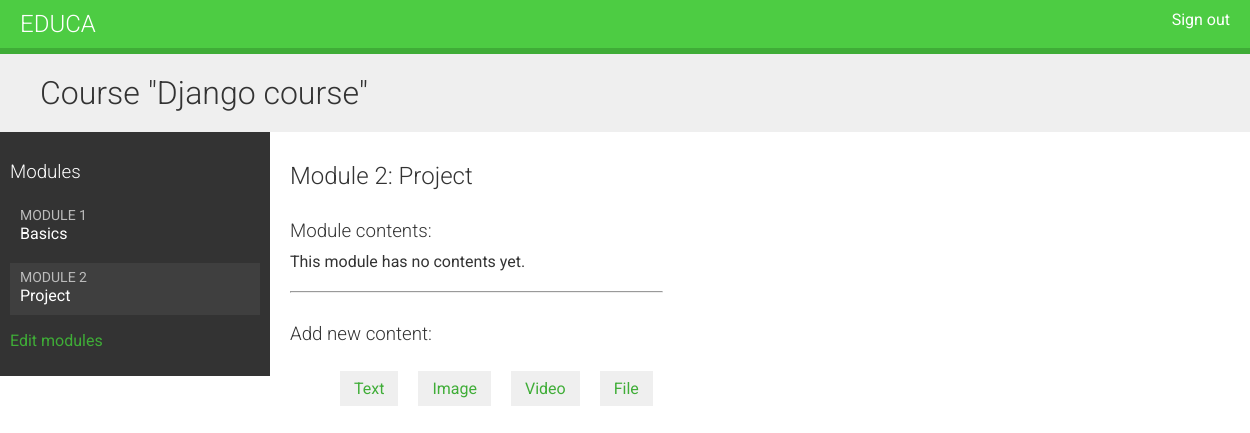
Page /course/module/7/ (signed in) on the earlier database version.
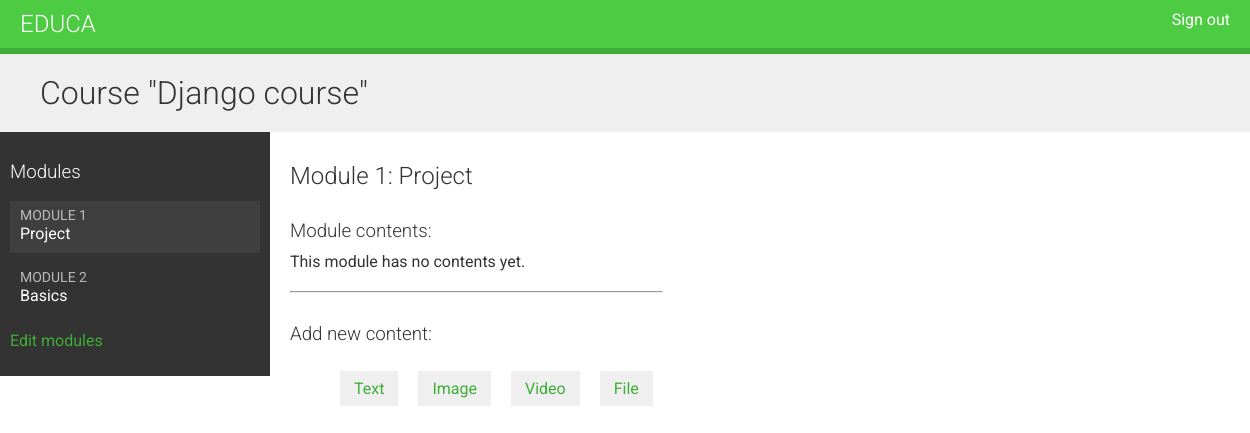
Same page on the later database version.
### courses/models.py (models this page shows, shortened)
class Course(models.Model):
    owner = models.ForeignKey(User,
                              related_name='courses_created',
                              on_delete=models.CASCADE)
    subject = models.ForeignKey(Subject,
                                related_name='courses',
                                on_delete=models.CASCADE)
    title = models.CharField(max_length=200)
    slug = models.SlugField(max_length=200, unique=True)
    overview = models.TextField()
    created = models.DateTimeField(auto_now_add=True)
    class Meta:
        ordering = ['-created']

class Module(models.Model):
    course = models.ForeignKey(Course,
                               related_name='modules',
                               on_delete=models.CASCADE)
    title = models.CharField(max_length=200)
    description = models.TextField(blank=True)
    order = OrderField(blank=True, for_fields=['course'])
    class Meta:
        ordering = ['order']

### courses/views.py (the view)
class ModuleContentListView(TemplateResponseMixin, View):
    template_name = 'courses/manage/module/content_list.html'
    def get(self, request, module_id):
        module = get_object_or_404(Module,
        id=module_id,
        course__owner=request.user)
        return self.render_to_response({'module': module})

### courses/templates/courses/manage/module/content_list.html (shortened to what this page needs)
{% extends "base.html" %}
{% load course %}
{% block content %}
{% with course=module.course %}
    <h1>Course "{{ course.title }}"</h1>
    <div class="contents">
        <h3>Modules</h3>
        <ul id="modules">
        {% for m in course.modules.all %}
            <li data-id="{{ m.id }}" {% if m == module %}class="selected"{% endif %}>
                <a href="{% url "module_content_list" m.id %}">
                    <span>
                        Module <span class="order">{{ m.order|add:1 }}</span>
                    </span>
                    <br>
                    {{ m.title }}
                </a>
            </li>
        {% empty %}
            <li>No modules yet.</li>
        {% endfor %}
        </ul>
        <p><a href="{% url "course_module_update" course.id %}">Edit modules</a></p>
    </div>
    <div class="module">
        <h2>Module {{ module.order|add:1 }}: {{ module.title }}</h2>
        <h3>Module contents:</h3>
        <div id="module-contents">
            {% for content in module.contents.all %}
            <div data-id="{{ content.id }}">
                {% with item=content.item %}
                    <p>{{ item }} ({{ item|model_name }})</p>
                    <a href="{% url "module_content_update" module.id item|model_name item.id %}">Edit</a>
                    <form action="{% url "module_content_delete" content.id %}" method="post">
                        <input type="submit" value="Delete">
                        {% csrf_token %}
                    </form>
                {% endwith %}
            </div>
            {% empty %}
                <p>This module has no contents yet.</p>
            {% endfor %}
        </div>
        <hr>
        <h3>Add new content:</h3>
        <ul class="content-types">
            <li><a href="{% url "module_content_create" module.id "text" %}">Text</a></li>
            <li><a href="{% url "module_content_create" module.id "image" %}">Image</a></li>
            <li><a href="{% url "module_content_create" module.id "video" %}">Video</a></li>
            <li><a href="{% url "module_content_create" module.id "file" %}">File</a></li>
        </ul>
    </div>
{% endwith %}
{% endblock %}

### courses/templates/base.html (shortened to what this page needs)
{% load static %}
<!DOCTYPE html>
<html>
<head>
<link href="{% static 'css/base.css' %}" rel="stylesheet">
</head>
<body>
<div id="header">
<a href="/" class="logo">Educa</a>
<ul class="menu">
{% if request.user.is_authenticated %}
<li><a href="{% url "logout" %}">Sign out</a></li>
{% else %}
<li><a href="{% url "login" %}">Sign in</a></li>
{% endif %}
</ul>
</div>
<div id="content">
{% block content %}
{% endblock %}
</div>
</body>
</html>

### courses/static/css/base.css (style rules this page uses)
body { margin:0; font-family:'Roboto', sans-serif; font-weight:400; color:#333; }
a { color:#3fad37; text-decoration:none; }
h1, h2, h3, h4, h5, h6 { font-family:'Roboto', sans-serif; font-weight:300; }
h1 { background:#efefef; width:100%; overflow:auto; padding:20px 0 20px 40px; margin:0; }
.module { overflow:auto; }
.module h3 { margin:30px 0 0; padding:0; width:100%; }
.module p { margin:10px 0 20px; width:100%; float:left; }
#header { background:#4dcc43; overflow:auto; padding:10px 20px; border-bottom:6px solid #3fad37; }
#header .logo { text-decoration:none; font-family:'Roboto', sans-serif; font-weight:300; text-transform:uppercase; font-size:24px; color:#fff; float:left; }
#header a { color:#fff; }
#header .menu { list-style:none; float:right; margin:0; padding:0; }
.contents { width:20%; padding:10px; float:left; background:#333; color: #fff; font-family:'Roboto', sans-serif; }
.contents ul { list-style:none; margin:0; padding:0; }
.contents ul li { margin:0 0 10px 0; padding:4px 10px 10px; overflow:auto; }
.contents ul li.selected { background:#3f3f3f; }
.contents ul span { text-transform:uppercase; color:#bbb; font-size:14px; }
.contents ul a { display:block; color:#fff; text-decoration:none; }
.module { padding:10px 20px; float:left; }
ul.content-types li { list-style:none; float:left; margin:10px; background:#efefef; padding:8px 14px; }

Differences in the rows shown:
changed Module "Project": order|add "2" → "1"; moves up the list
changed Module "Basics": order|add "1" → "2"
